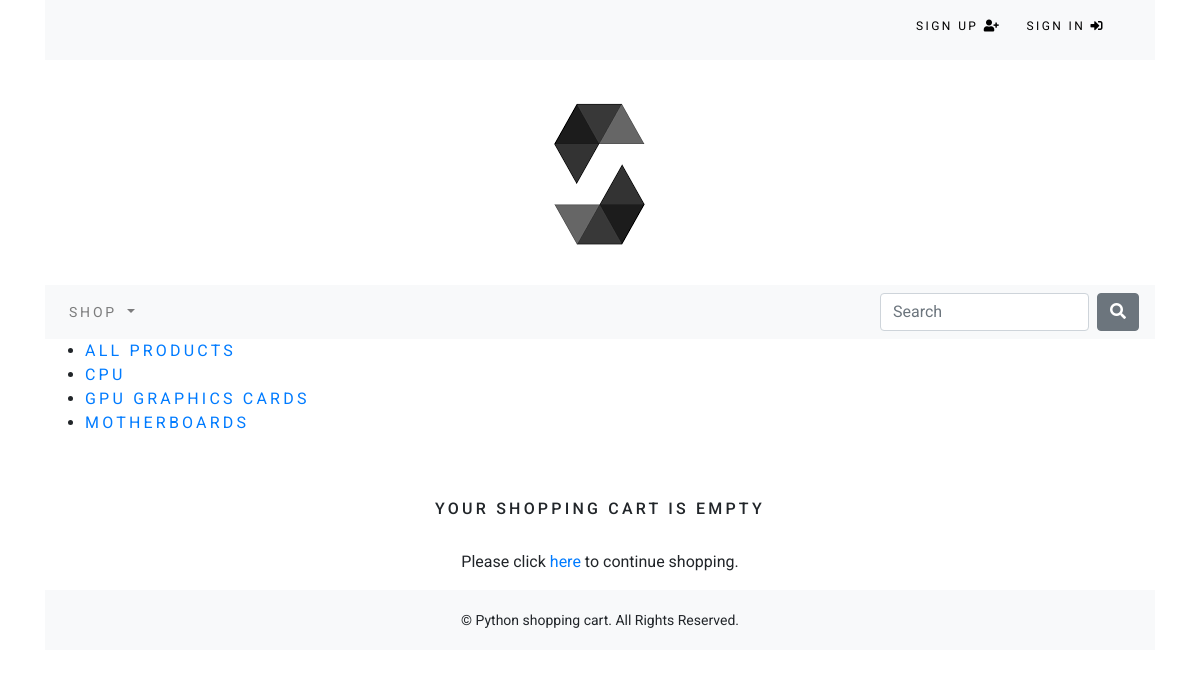
Page /cart/ on the committed database.
### shop/models.py (models this page shows, shortened)
class Category(models.Model):
    name = models.CharField(max_length=250, unique=True)
    slug = models.SlugField(max_length=250, unique=True)
    description = models.TextField(blank=True)
    image = models.ImageField(upload_to='category', blank=True)
    class Meta:
        ordering = ('name',)
        verbose_name = 'category'
        verbose_name_plural = 'categories'
    def get_url(self):
        return reverse('shop:products_by_category', args=[self.slug])

### cart/views.py (the view, shortened to what this page needs)
# urls.py: path('', views.cart_detail, name='cart_detail'),
def cart_detail(request, total=0, counter=0, cart_items = None):
	try:
		cart = Cart.objects.get(cart_id=_cart_id(request))
		cart_items = CartItem.objects.filter(cart=cart, active=True)
		for cart_item in cart_items:
			total += (cart_item.product.price * cart_item.quantity)
			counter += cart_item.quantity
	except ObjectDoesNotExist:
		pass
	stripe.api_key = settings.STRIPE_SECRET_KEY
	stripe_total = int(total * 100)
	description = 'PC Scarp Yard - New Order'
	data_key = settings.STRIPE_PUBLISHABLE_KEY
	return render(request, 'cart.html', dict(cart_items = cart_items, total = total, counter = counter, data_key = data_key, stripe_total = stripe_total, description = description))

### cart/context_processors.py (called while the page is built)
def counter(request):
	item_count = 0
	if 'admin' in request.path:
		return {}
	else:
		try:
			cart = Cart.objects.filter(cart_id=_cart_id(request))
			cart_items = CartItem.objects.all().filter(cart=cart[:1])
			for cart_item in cart_items:
				item_count += cart_item.quantity
		except Cart.DoesNotExist:
			item_count = 0
	return dict(item_count = item_count)

### cart/views.py (called while the page is built)
def _cart_id(request):
	cart = request.session.session_key
	if not cart:
		cart = request.session.create()
	return cart

### shop/context_processors.py (called while the page is built)
def menu_links(request):
    links = Category.objects.all()
    return dict(links=links)

### cart/templates/cart.html (shortened to what this page needs)
{% extends "base.html" %}
{% load staticfiles %}
{% block content %}
	{% if not cart_items %}
		<div>
			<div class="text-center">
				<br>
				<h1 class="text-center my_title">
					Your shopping cart is empty
				</h1>
				<br>
				<p class="text-center">
					Please click <a href="{% url 'shop:allProdCat' %}">here</a> to continue shopping.
				</p>
			</div>
		</div>
    {% endif %}
{% endblock %}

### shop/templates/navbar.html (shortened to what this page needs)
<nav class="navbar navbar-expand-lg navbar-light bg-light">
  <div class="collapse navbar-collapse" id="navbarSupportedContent">
    <ul class="navbar-nav mr-auto">
      <li class="nav-item dropdown {% if 'shop' in request.path %}active{% endif %}">
        <a class="nav-link dropdown-toggle" href="#" id="navbarDropdown" role="button" data-toggle="dropdown" aria-haspopup="true" aria-expanded="false">
          Shop
        </a>
      </li>
    </ul>
    <form class="form-inline my-2 my-lg-0" action="{% url 'search_app:searchResult' %}" method="get">
      <input class="form-control mr-sm-2" type="search" placeholder="Search" aria-label="Search" name="q">
      <button class="btn btn-secondary my-2 my-sm-0" type="submit"><i class="fas fa-search"></i></button>
    </form>
  </div>
</nav>
<nav>
    <ul>
        <li class="my_title"><a href="{% url 'shop:allProdCat' %}">All Products</a></li>
        {% for cat in links %}
            <li class="my_title"><a href="{{cat.get_url}}">{{cat.name}}</a></li>
        {% endfor %}
    </ul>
</nav><br>

### static/css/custom.css (style rules this page uses)
body { font-family: 'Roboto', sans-serif !important; }
.nav-item { letter-spacing: .2em; font-size: 14px; text-transform: uppercase; }
.my_title { font-size: 16px; text-transform: uppercase; letter-spacing: .2em }

### rows in the picture
Category: name "CPU"
Category: name "GPU GRAPHICS CARDS"
Category: name "MOTHERBOARDS"
